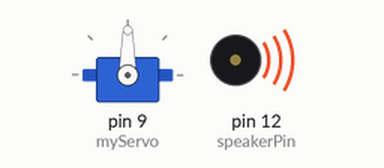
Bench run of a sketch on a simulated Arduino Uno, built with avr-gcc and run on an emulated ATmega328P. On the bench: servo, buzzer (waves = sounding).

Above: at 0.05 s.
At 6.65 s:
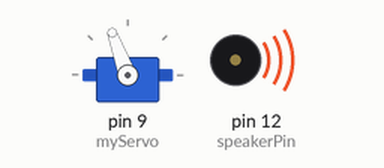
At 12.35 s:
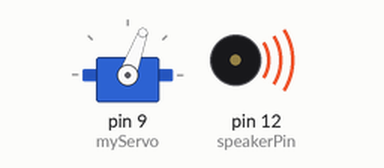
Timing chart, 0 to 14.5 s (numbered marks = the images above):
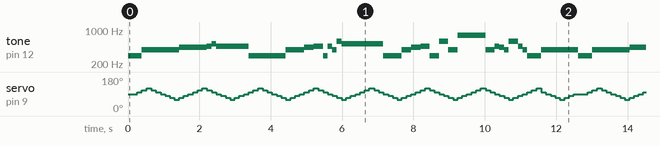

The sketch:

Rolling_Model_X-Wing.ino
```cpp
int speakerPin = 12;         //the pin that buzzer is connected to
#include <Servo.h>          //include the servo library
Servo myServo;              //create a servo object

void setup()
{
  myServo.attach(9);
  pinMode(speakerPin, OUTPUT);    //set the output pin for the speaker
}

void loop()
{

  play('d', 1);
  myServo.write (90);
  play('d', 1);
  myServo.write (100);


  play('d', 1);
  myServo.write (110);


  play('g', 1);
  myServo.write (120);
  play('g', 1);
  myServo.write (110);
  play('g', 1);
  myServo.write (100);
  play('g', 1);
  myServo.write (90);
  play('g', 1);
  myServo.write (80);
  play('g', 1);
  myServo.write (70);
  play('g', 1);
  myServo.write (60);
  play('g', 1);
  myServo.write (70);


  play('a', 1);
  myServo.write (80);
  play('a', 1);
  myServo.write (90);
  play('a', 1);
  myServo.write (100);
  play('a', 1);
  myServo.write (110);
  play('a', 1);
  myServo.write (120);
  play('a', 1);
  myServo.write (110);


  play('q', 1);
  myServo.write (100);


  play('C', 1);
  myServo.write (90);


  play('q', 1);
  myServo.write (80);
  play('q', 1);
  myServo.write (70);
  play('q', 1);
  myServo.write (60);
  play('q', 1);
  myServo.write (70);
  play('q', 1);
  myServo.write (80);
  play('q', 1);
  myServo.write (90);
  play('q', 1);
  myServo.write (100);


  play('d', 1);
  myServo.write (110);
  play('d', 1);
  myServo.write (120);
  play('d', 1);
  myServo.write (110);
  play('d', 1);
  myServo.write (100);
  play('d', 1);
  myServo.write (90);
  play('d', 1);
  myServo.write (80);


  play('d', 1);
  myServo.write (70);
  play('d', 1);
  myServo.write (60);


  play('g', 1);
  myServo.write (70);
  play('g', 1);
  myServo.write (80);
  play('g', 1);
  myServo.write (90);
  play('g', 1);
  myServo.write (100);


  play('a', 1);
  myServo.write (110);
  play('a', 1);
  myServo.write (120);


  play('q', 1);
  myServo.write (110);
  play('q', 1);
  myServo.write (100);


  play('d', 1);
  myServo.write (90);


  play('q', 1);
  myServo.write (80);


  play('g', 1);
  myServo.write (70);


  play('D', 1);
  myServo.write (60);


  play('C', 1);
  myServo.write (70);
  play('C', 1);
  myServo.write (80);
  play('C', 1);
  myServo.write (90);
  play('C', 1);
  myServo.write (100);
  play('C', 1);
  myServo.write (110);
  play('C', 1);
  myServo.write (120);
  play('C', 1);
  myServo.write (110);
  play('C', 1);
  myServo.write (100);
  play('C', 1);
  myServo.write (90);


  play('d', 1);
  myServo.write (80);
  play('d', 1);
  myServo.write (70);
  play('d', 1);
  myServo.write (60);


  play('d', 1);
  myServo.write (70);


  play('g', 1);
  myServo.write (80);
  play('g', 1);
  myServo.write (90);


  play('a', 1);
  myServo.write (100);
  play('a', 1);
  myServo.write (110);


  play('q', 1);
  myServo.write (120);
  play('q', 1);
  myServo.write (110);


  play('d', 1);
  myServo.write (100);
  play('d', 1);
  myServo.write (90);


  play('D', 1);
  myServo.write (80);
  play('D', 1);
  myServo.write (70);


  play('g', 1);
  myServo.write (60);
  play('g', 1);
  myServo.write (70);


  play('G', 1);
  myServo.write (80);
  play('G', 1);
  myServo.write (90);
  play('G', 1);
  myServo.write (100);
  play('G', 1);
  myServo.write (110);
  play('G', 1);
  myServo.write (120);
  play('G', 1);
  myServo.write (110);


  play('g', 1);
  myServo.write (100);
  play('g', 1);
  myServo.write (90);


  play('q', 1);
  myServo.write (80);


  play('a', 1);
  myServo.write (70);


  play('g', 1);
  myServo.write (60);


  play('D', 1);
  myServo.write (70);
  play('D', 1);
  myServo.write (80);


  play('q', 1);
  myServo.write (90);


  play('g', 1);
  myServo.write (100);


  play('d', 1);
  myServo.write (110);
  play('d', 1);
  myServo.write (120);


  play('d', 1);
  myServo.write (110);

  play('d', 0.5);
  play('d', 0.5);
  myServo.write (100);


  play('g', 1);
  myServo.write (90);
  play('g', 1);
  myServo.write (80);
  play('g', 1);
  myServo.write (70);
  play('g', 1);
  myServo.write (60);
  play('g', 1);
  myServo.write (70);
  play('g', 1);
  myServo.write (80);
  play('g', 1);
  myServo.write (90);
  play('g', 1);

}


void play( char note, int beats)
{
  int numNotes = 15;  // number of notes in our note and frequency array (there are 15 values, but arrays start at 0)

  //this array is used to look up the notes
  char notes[] = { 'c', 'd', 'e', 'f', 'g', 'a', 'b', 'C', 'D', 'E', 'F', 'G', 'A', 'B', 'q'};//q=a#4
  //this array matches frequencies with each letter (e.g. the 4th note is 'f', the 4th frequency is 175)
  int frequencies[] = {262, 294, 330, 350, 392, 440, 494, 524, 588, 660, 698, 784, 880, 988, 466};

  int currentFrequency = 0;    //the frequency that we find when we look up a frequency in the arrays
  int beatLength = 130;   //the length of one beat (changing this will speed up or slow down the tempo of the song)

  //look up the frequency that corresponds to the note
  for (int i = 0; i < numNotes; i++)  // check each value in notes from 0 to 14
  {
    if (notes[i] == note)             // does the letter passed to the play function match the letter in the array?
    {
      currentFrequency = frequencies[i];   // Yes! Set the current frequency to match that note
    }
  }

  //play the frequency that matched our letter for the number of beats passed to the play function
  tone(speakerPin, currentFrequency, beats * beatLength);
  delay(beats * beatLength);  //wait for the length of the tone so that it has time to play

}
```

Measured:
- by itself, tone on pin 12 (speakerPin): plays 294 Hz for 0.39 s, 392 Hz for 1.0 s, 440 Hz for 0.78 s, 466 Hz for 0.13 s, 524 Hz for 0.13 s, 466 Hz for 0.91 s … (99 notes in this stretch)
